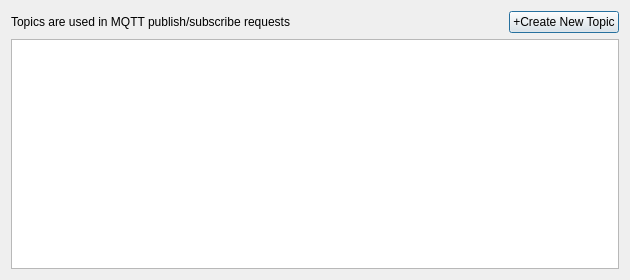
<?xml version="1.0" encoding="UTF-8"?>
<ui version="4.0">
 <class>ViewTopics</class>
 <widget class="QDialog" name="ViewTopics">
  <property name="geometry">
   <rect>
    <x>0</x>
    <y>0</y>
    <width>630</width>
    <height>280</height>
   </rect>
  </property>
  <property name="windowTitle">
   <string>Topics</string>
  </property>
  <layout class="QVBoxLayout" name="verticalLayout">
   <item>
    <layout class="QHBoxLayout" name="horizontalLayout">
     <item>
      <widget class="QLabel" name="label">
       <property name="text">
        <string>Topics are used in MQTT publish/subscribe requests</string>
       </property>
      </widget>
     </item>
     <item>
      <spacer name="horizontalSpacer">
       <property name="orientation">
        <enum>Qt::Horizontal</enum>
       </property>
       <property name="sizeHint" stdset="0">
        <size>
         <width>40</width>
         <height>20</height>
        </size>
       </property>
      </spacer>
     </item>
     <item>
      <widget class="QPushButton" name="btnNewTopic">
       <property name="text">
        <string>+Create New Topic</string>
       </property>
      </widget>
     </item>
    </layout>
   </item>
   <item>
    <widget class="QTableWidget" name="tableWidget"/>
   </item>
  </layout>
 </widget>
 <resources/>
 <connections/>
</ui>
